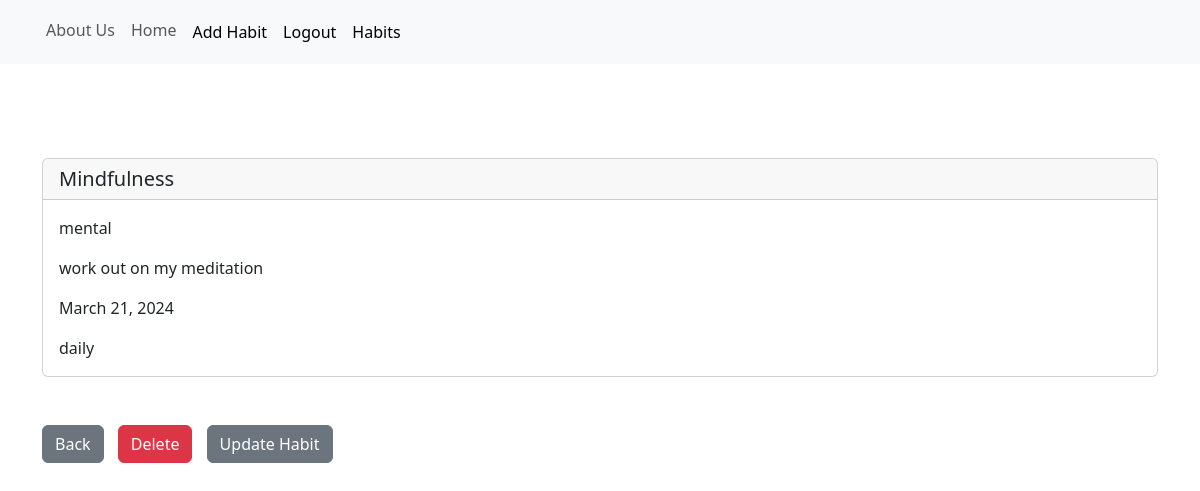
/habit/4 (signed in), run on the app's committed database.
### main/models.py (models this page shows, shortened)
class Habit(models.Model):
    HABIT_FREQUENCY_CHOICES = (
        ('daily', 'Daily'),
        ('weekly', 'Weekly'),
        ('monthly', 'Monthly'),
    )
    user = models.ForeignKey(User, on_delete=models.CASCADE, default=1)
    name = models.CharField(max_length=100)
    category = models.TextField(default= "")
    description = models.TextField()
    frequency = models.CharField(max_length=20, choices=HABIT_FREQUENCY_CHOICES)
    start_date = models.DateField()
    completed = models.BooleanField(default=False)

### main/views.py (the view)
# urls.py: path("habit/<int:pk>", views.habit_record, name="habit"),
def habit_record(request,pk):
  if request.user.is_authenticated:
    habit_record = Habit.objects.get(id=pk)
    return render(request, 'record.html', {'habit_record':habit_record})
  else:
    messages.success(request,'You must be logged in to view the page')
    return redirect('home')

### main/templates/record.html (shortened to what this page needs)
{% extends 'base.html' %}
{% block content %}<div class="card">
  <h5 class="card-header">{{habit_record.name}}</h5>
  <div class="card-body">
    <p class="card-text">
      {{habit_record.category}}</p>
    <p class="card-text">{{habit_record.description}}</p>
    <p class="card-text">{{habit_record.start_date}}</p>
    <p class="card-text">{{habit_record.frequency}}</p>
</div>
</div>
<br><br>
<div col-md-6 offset-md-3>
  <a href="{% url 'myhabit' %}" class="btn btn-secondary">Back</a>
  <a href="{% url 'delete_habit' habit_record.id %}" class="btn btn-danger">Delete</a>
  <a href="{% url 'update_habit' habit_record.id %}" class="btn btn-secondary">Update Habit</a>
</div>
{% endblock %}

### main/templates/base.html (style rules this page uses)
.btn { margin-right: 10px; }

### data on the page
Habit: name "Mindfulness", category "mental", description "work out on my meditation", start_date "March 21, 2024", frequency "daily"
